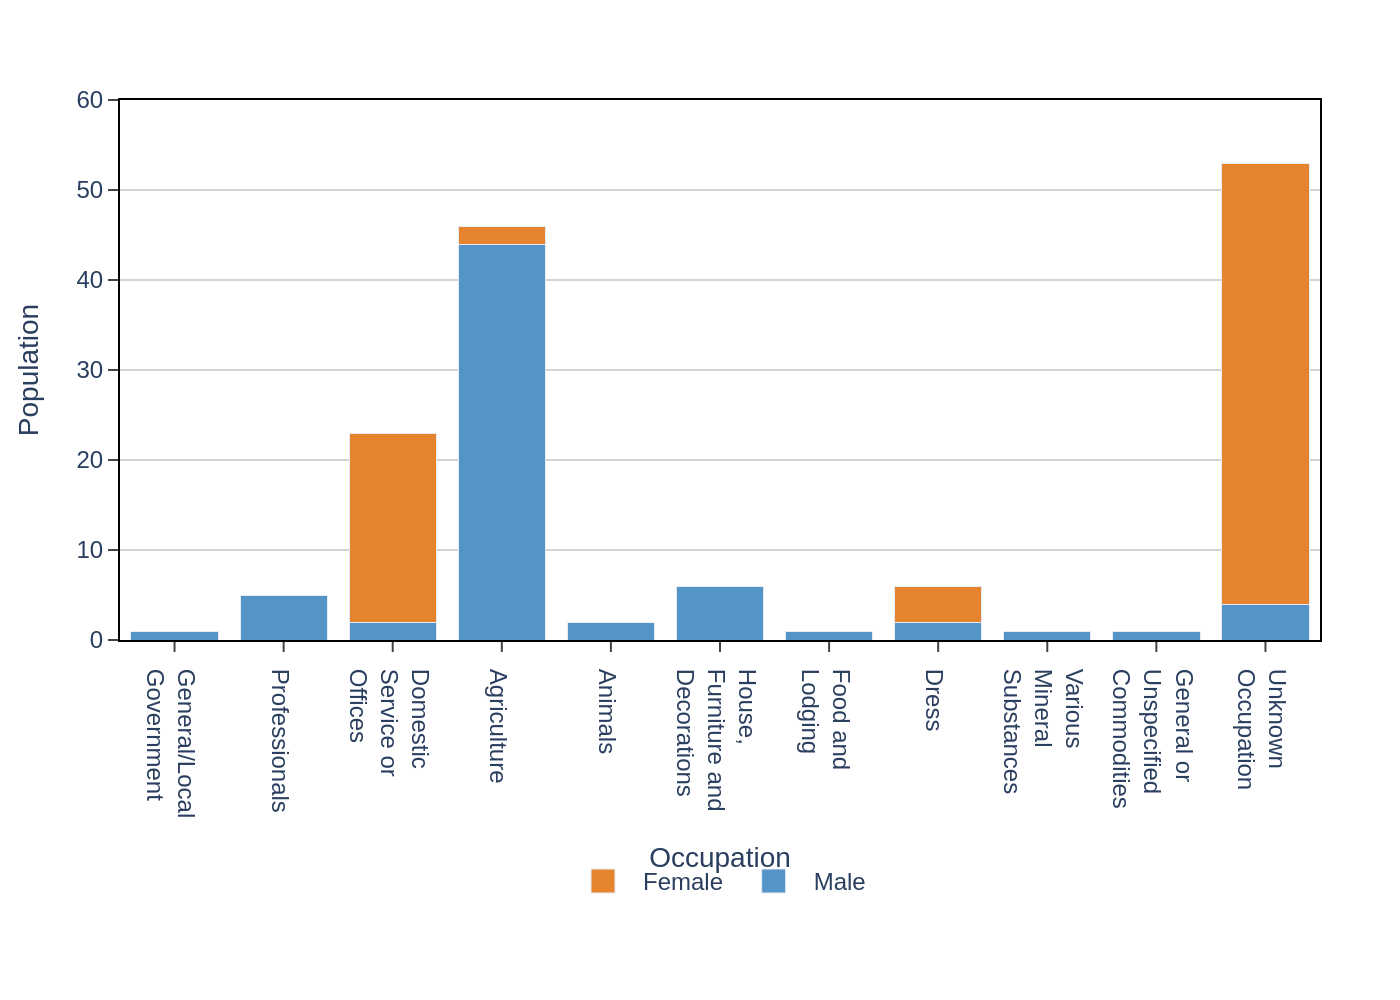

Write Python code to recreate this figure.
import sys
import json
import pathlib
import plotly.graph_objects as go

if len(sys.argv) != 2:
    print("Usage: python script.py <path_to_json_file>")
    sys.exit(1)

json_path = pathlib.Path(sys.argv[1])
if not json_path.is_file():
    print(f"Error: JSON file not found at '{json_path}'")
    sys.exit(1)

with open(json_path, 'r', encoding='utf-8') as f:
    data = json.load(f)

chart_data = data.get('chart_data', [])
texts = data.get('texts', {})
colors = data.get('colors', [])

fig = go.Figure()

for i, series in enumerate(chart_data):
    fig.add_trace(go.Bar(
        x=series.get('x'),
        y=series.get('y'),
        name=series.get('name'),
        marker_color=colors[i % len(colors)] if colors else None
    ))

title_text = texts.get('title') if texts.get('title') else ''
if texts.get('subtitle'):
    title_text += f"<br><sub>{texts.get('subtitle')}</sub>"

fig.update_layout(
    barmode='stack',
    title_text=title_text if title_text else None,
    xaxis_title=texts.get('x_axis_title'),
    yaxis_title=texts.get('y_axis_title'),
    yaxis_range=[0, 60],
    plot_bgcolor='white',
    paper_bgcolor='white',
    font=dict(family="Arial", size=12),
    legend=dict(
        orientation="h",
        yanchor="bottom",
        y=-0.5,
        xanchor="center",
        x=0.5
    ),
    margin=dict(l=60, r=40, t=50, b=180)
)

fig.update_xaxes(
    showline=True,
    linewidth=1,
    linecolor='black',
    mirror=True,
    ticks='outside'
)

fig.update_yaxes(
    showline=True,
    linewidth=1,
    linecolor='black',
    mirror=True,
    gridcolor='lightgrey',
    ticks='outside'
)

if texts.get('source'):
    fig.add_annotation(
        text=texts.get('source'),
        xref="paper", yref="paper",
        x=0, y=-0.6,
        xanchor='left', yanchor='bottom',
        showarrow=False,
        font=dict(size=10)
    )

output_filename_base = json_path.stem
output_png_path = f"{output_filename_base}.png"
fig.write_image(output_png_path, scale=2)

print(f"Chart saved to {output_png_path}")
